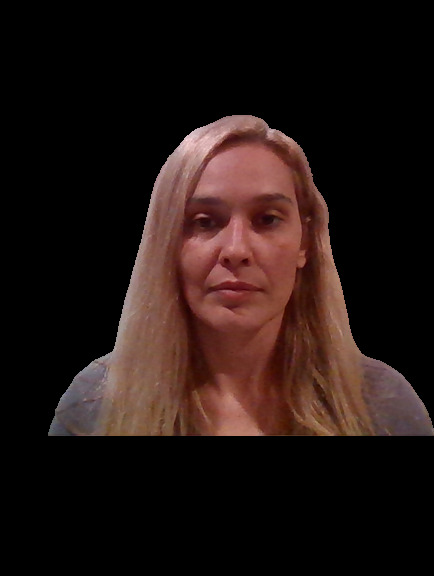
#> input picture docs-ai/computer-vision/common/media/pics/faces/Amorinha.jpeg, 434 x 576 px, found by its file name
$ python 03_resize.py --image ../../docs-ai/computer-vision/common/media/pics/faces/Amorinha.jpeg
#> lines starting #> are read from the running program, lines starting #| are printed output that depends on the picture; after the words box and inside, x2 and y2 are one past the last pixel; in counts of white or black regions, pixels touching at a corner belong together; long printed decimals are rounded
import cv2
import numpy as np
import argparse
import imutils
import sys
import os

parser = argparse.ArgumentParser(description="Iew")
parser.add_argument("-i", "--image", type=str, default=None, help="Give me an image")
args = parser.parse_args()

if not args.image:
    print("You must to give me an image!")
    sys.exit()
print(args.image)


image_path = os.environ.get("MEDIA", "./media")

image = cv2.imread(os.path.join(image_path, args.image))
#> image is the input picture: shape (576, 434, 3); mean B, G, R 18.3, 21, 34.3

cv2.imshow("The Image!", image)
cv2.waitKey(0)
cv2.destroyAllWindows()


# Write a rectangle on the Naruto's Face
cv2.rectangle(image, (200, 25), (410, 220), (0, 255, 255), 5)
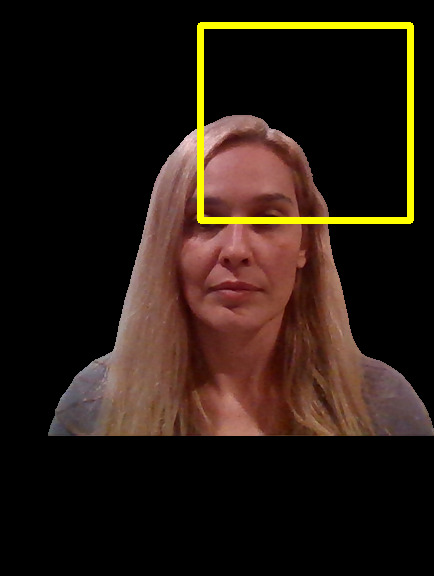
#> image: shape (576, 434, 3); 2.26% of pixels changed, all inside (x1, y1, x2, y2) = (197, 22, 414, 224)

cv2.imshow("Where is the WallyImage?", image)
cv2.waitKey(0)
cv2.destroyAllWindows()

naruto = image[25:220,200:410]
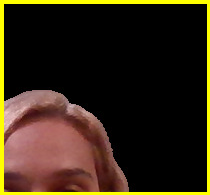
#> naruto: shape (195, 210, 3); mean B, G, R 19.1, 37.8, 51.3

cv2.imshow("Narutim!", naruto)
cv2.waitKey(0)
cv2.destroyAllWindows()


# Resize the Narutim
height, width, _ = naruto.shape
#> height = 195; width = 210

print(width, "x", height)
#| 210 x 195

ar = width/height
#> ar = 1.08

print("Aspect ratio:", ar)
#| Aspect ratio: 1.077


naruto_resized = cv2.resize(naruto, (int(ar*2*width), 2*width), interpolation=cv2.INTER_AREA)
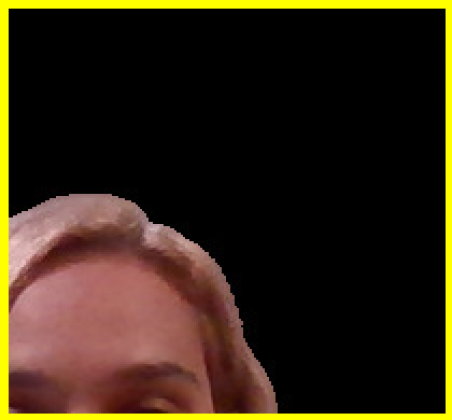
#> naruto_resized: shape (420, 452, 3); mean B, G, R 19.1, 37.8, 51.3
cv2.imshow("Narutim, but bigger!", naruto_resized)
cv2.waitKey(0)
cv2.destroyAllWindows()

methods = [
  ("cv2.INTER_NEAREST" , cv2.INTER_NEAREST),
  ("cv2.INTER_LINEAR"  , cv2.INTER_LINEAR),
  ("cv2.INTER_AREA"    , cv2.INTER_AREA),
  ("cv2.INTER_CUBIC"   , cv2.INTER_CUBIC),
  ("c2.INTER__LACZ0S4" , cv2.INTER_LANCZOS4),
]

for (name, method) in methods:
    print("[INFO] {}", format(name))
    resized = imutils.resize(naruto, width=int(image.shape[1]*ar), inter=method)
    cv2.imshow(f"Method: {name}", resized)
    cv2.waitKey(0)

$ run again, on docs-ai/computer-vision/common/media/pics/faces/Copa2002.jpg
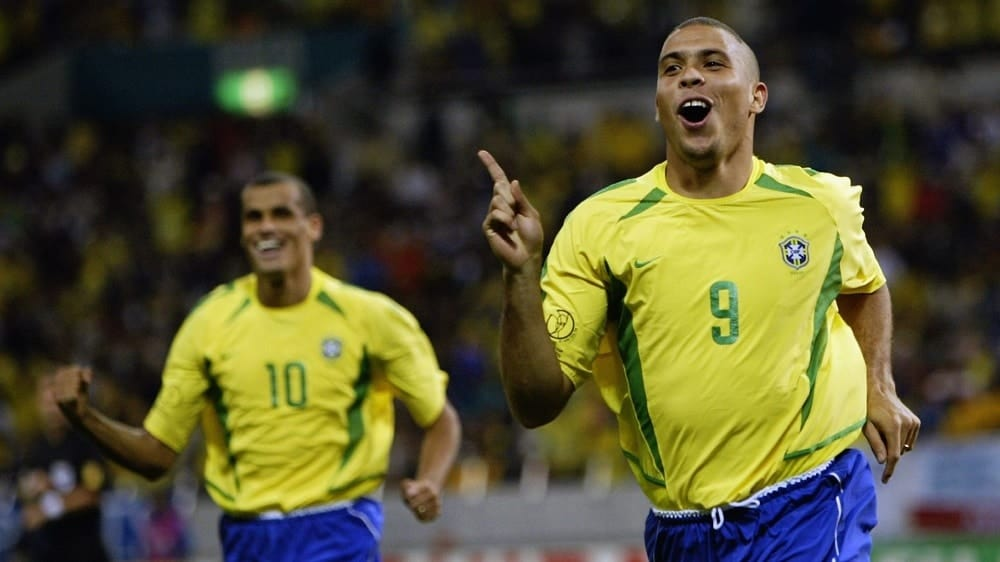
#> input picture docs-ai/computer-vision/common/media/pics/faces/Copa2002.jpg, 1000 x 562 px, found by its file name
#> image is the input picture: shape (562, 1000, 3); mean B, G, R 50.1, 81.4, 83.9
#> `cv2.rectangle(image, (200, 25), (410, 220), (0, 255, 255), 5)`:
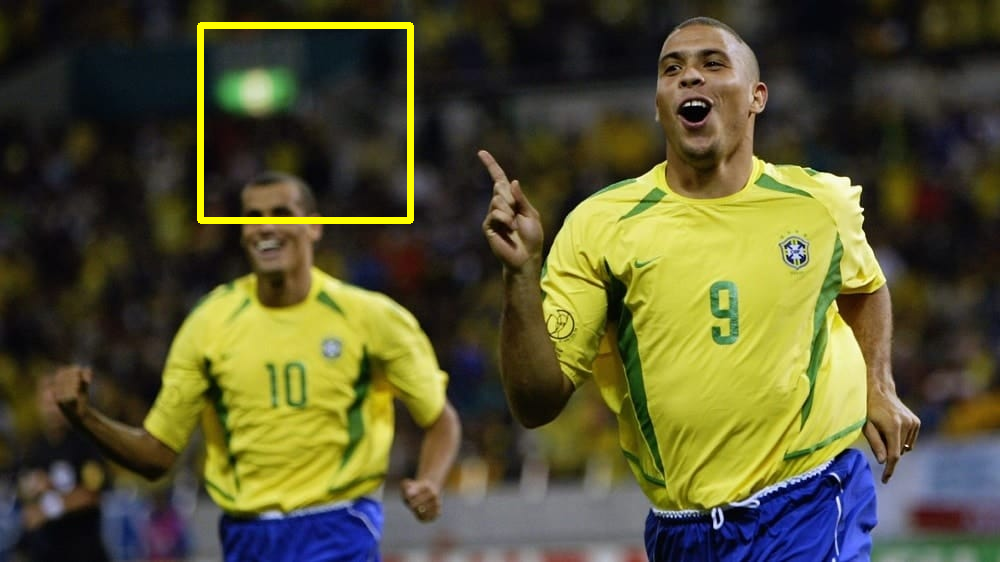
#> image: shape (562, 1000, 3); 1.01% of pixels changed, all inside (x1, y1, x2, y2) = (197, 22, 414, 224)
#> `naruto = image[25:220,200:410]`:
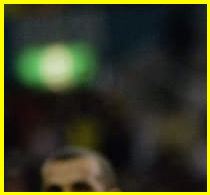
#> naruto: shape (195, 210, 3); mean B, G, R 34.4, 60, 57.3
#| 210 x 195
#| Aspect ratio: 1.077
